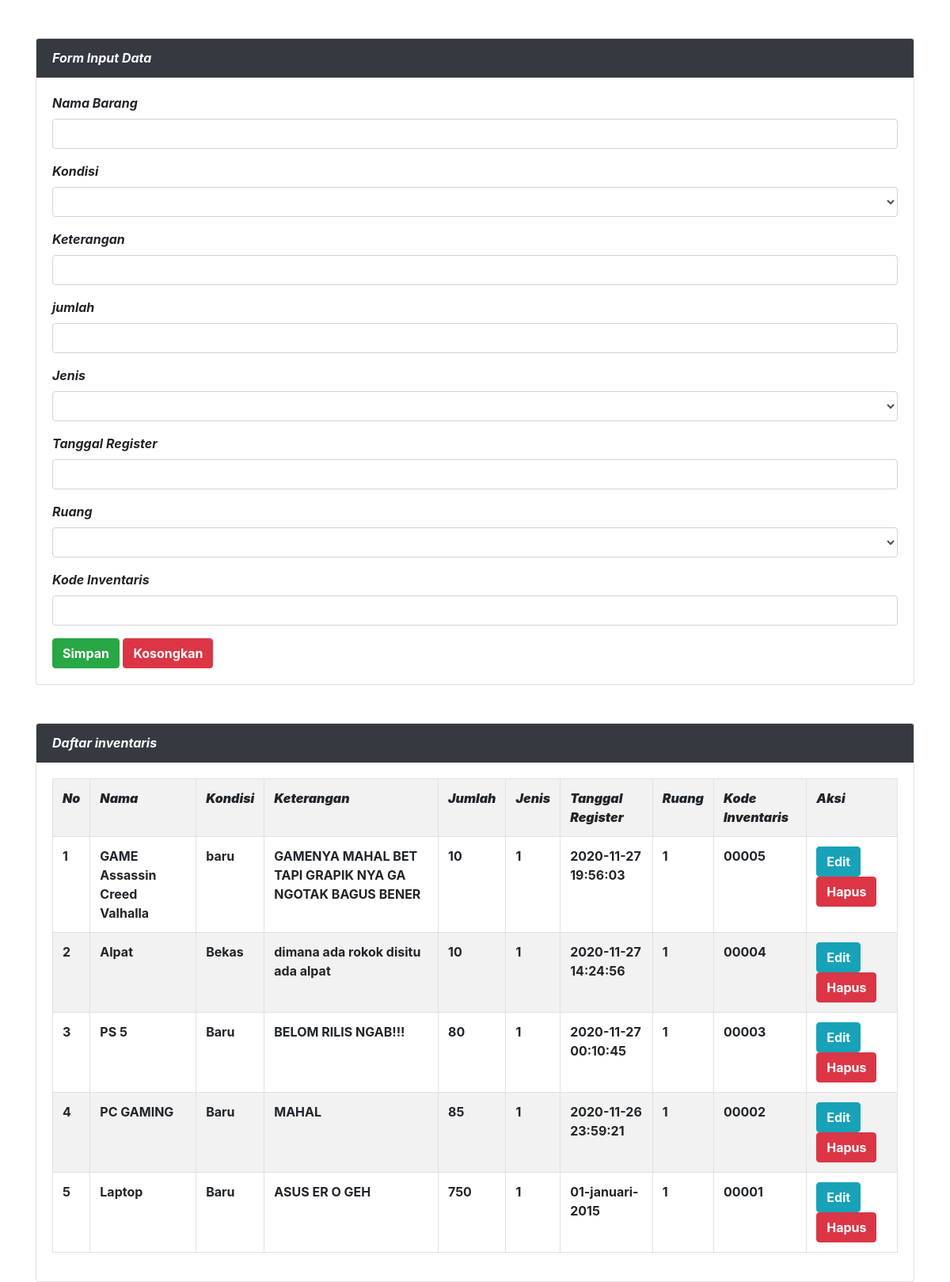
Screenshot of /admin/crud_inventaris.php with the database file from the repository.
### tables this page shows
CREATE TABLE `inventaris` (
  `id_inventaris` int(10) NOT NULL,
  `nama` varchar(100) NOT NULL,
  `kondisi` varchar(100) NOT NULL,
  `Keterangan` varchar(100) NOT NULL,
  `jumlah` int(10) NOT NULL,
  `id_jenis` int(10) NOT NULL,
  `tanggal_register` varchar(100) NOT NULL,
  `id_ruang` int(10) NOT NULL,
  `kode_inventaris` varchar(10) NOT NULL,
  `id_petugas` int(10) NOT NULL
);

### admin/crud_inventaris.php (the view, shortened to what this page needs)
<?php
$server = "localhost";
$user = "root";
$pass = "";
$database = "dbkoperasi";
$kon = mysqli_connect($server, $user, $pass, $database)or die(mysqli_error($kon));
 ?>
<!DOCTYPE html>
<html>
<head>
  <link rel="stylesheet" type="text/css" href="../assets/css/bootstrap.min.css">
</head>
<body>
  <div class="container">
  <div class="card mt-5">
  <div class="card-header bg-dark text-white">
    <i><b>Form Input Data</b></i>
  </div>
  <div class="card-body">
<form method="post" action="">
  <div class="form-group">
    <label><i><b>Nama Barang</b></i></label>
    <input type="text" name="tnama" value="<?=@$vnama?>" class="form-control" required></input>
  </div>
  <div class="form-group">
        <label><i><b>Kondisi</b></i></label>
        <select class="form-control" name="tkondisi">
          <option value="<?=@$vkondisi?>"><?=@$vkondisi?></option>
          <option value="">Baru</option>
        </select>
      </div>
  <div class="form-group">
    <label><i><b>Keterangan</b></i></label>
    <input type="text" name="tKeterangan" value="<?=@$vKeterangan?>" class="form-control" required></input>
  </div>
  <div class="form-group">
    <label><i><b>jumlah</b></i></label>
    <input type="text" name="tjumlah" value="<?=@$vjumlah?>" class="form-control" required></input>
  </div>
  <div class="form-group">
        <label><i><b>Jenis</b></i></label>
          <select name="tid_jenis" class="form-control">
            <option value="tid_jenis"><?=@$vid_jenis?></option>
            <?php
            $query = mysqli_query($kon, "SELECT * from jenis");
            while($row = mysqli_fetch_array($query)) { ?>
              <option value="<?php print $row['id_jenis']?>"><?php print $row['nama_jenis']?></option>
            <?php } ?>
          </select>
        </div>
        <div class="form-group">
    <label><i><b>Tanggal Register</b></i></label>
    <input type="text" name="ttanggal_register" value="<?=@$vtanggal_register?>" class="form-control" required></input>
  </div>
  <div class="form-group">
        <label><i><b>Ruang</b></i></label>
          <select name="tid_ruang" class="form-control">
            <option value="tid_ruang"><?=@$vid_ruang?></option>
            <?php
            $query = mysqli_query($kon, "SELECT * from ruang");
            while($row = mysqli_fetch_array($query)) { ?>
              <option value="<?php print $row['id_ruang']?>"><?php print $row['nama_ruang']?></option>
            <?php } ?>
          </select>
        </div>
        <div class="form-group">
    <label><i><b>Kode Inventaris</b></i></label>
    <input type="text" name="tkode_inventaris" value="<?=@$vkode_inventaris?>" class="form-control" required></input>
  </div>
  <button type="submit" class="btn btn-success" name="bsimpan"><b>Simpan</b></button>
      <button type="reset" class="btn btn-danger" name="breset"><b>Kosongkan</b></button>
</form>
  </div>
</div>
<div class="card mt-5">
  <div class="card-header bg-dark text-white">
    <i><b>Daftar inventaris</b></i>
  </div>
  <div class="card-body">
    <table class="table table-bordered table-striped">
      <tr>
        <th><i><b>No</b></i></th>
        <th><i><b>Nama</b></i></th>
        <th><i><b>Kondisi</b></i></th>
        <th><i><b>Keterangan</b></i></th>
        <th><i><b>Jumlah</b></i></th>
        <th><i><b>Jenis</b></i></th>
        <th><i><b>Tanggal Register</b></i></th>
        <th><i><b>Ruang</b></i></th>
        <th><i><b>Kode Inventaris</b></i></th>
        <th><i><b>Aksi</b></i></th>
      </tr>
      <?php
      $no = 1;
      $tampil = mysqli_query($kon, "SELECT * from inventaris order by id_inventaris desc");
      while($data = mysqli_fetch_array($tampil)) :
       ?>
      <tr>
        <th><?=$no++;?></th>
        <th><?=$data['nama']?></th>
        <th><?=$data['kondisi']?></th>
        <th><?=$data['Keterangan']?></th>
        <th><?=$data['jumlah']?></th>
        <th><?=$data['id_jenis']?></th>
        <th><?=$data['tanggal_register']?></th>
        <th><?=$data['id_ruang']?></th>
        <th><?=$data['kode_inventaris']?></th>
        <td>
          <a href="crud_inventaris.php?hal=edit&id=<?=$data['id_inventaris']?>" class="btn btn-info"><b>Edit</b></a>
          <a href="crud_inventaris.php?hal=hapus&id=<?=$data['id_inventaris']?>" onclick="return confirm('Yakin menghapus ?')" class="btn btn-danger"><b>Hapus</b></a>
        </td>
      </tr>
    <?php endwhile; ?>
    </table>
  </div>
</div>
</div>
</body>
</html>

### rows the page displays
inventaris: nama "GAME Assassin Creed Valhalla", kondisi "baru", Keterangan "GAMENYA MAHAL BET TAPI GRAPIK NYA GA NGOTAK BAGUS BENER", jumlah "10", id_jenis "1", tanggal_register "2020-11-27 19:56:03", id_ruang "1", kode_inventaris "00005"
inventaris: nama "Alpat", kondisi "Bekas", Keterangan "dimana ada rokok disitu ada alpat", jumlah "10", id_jenis "1", tanggal_register "2020-11-27 14:24:56", id_ruang "1", kode_inventaris "00004"
inventaris: nama "PS 5", kondisi "Baru", Keterangan "BELOM RILIS NGAB!!!", jumlah "80", id_jenis "1", tanggal_register "2020-11-27 00:10:45", id_ruang "1", kode_inventaris "00003"
inventaris: nama "PC GAMING", kondisi "Baru", Keterangan "MAHAL", jumlah "85", id_jenis "1", tanggal_register "2020-11-26 23:59:21", id_ruang "1", kode_inventaris "00002"
inventaris: nama "Laptop", kondisi "Baru", Keterangan "ASUS ER O GEH", jumlah "750", id_jenis "1", tanggal_register "01-januari-2015", id_ruang "1", kode_inventaris "00001"
